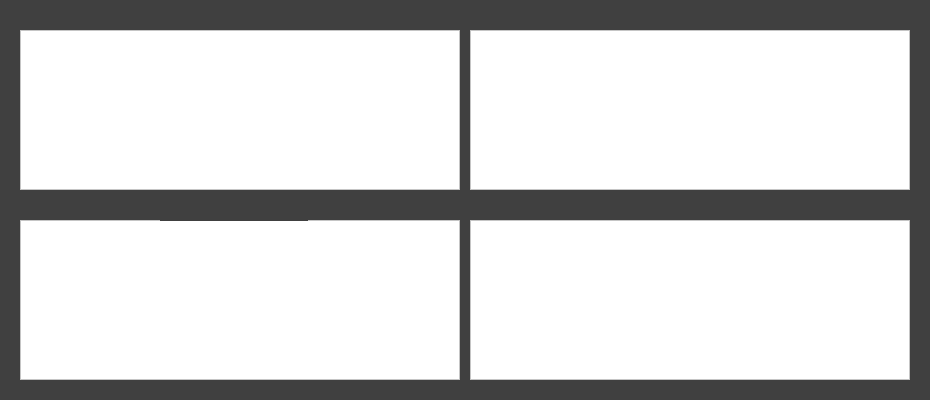
<?xml version="1.0" encoding="UTF-8"?>
<ui version="4.0">
 <class>InvestigateProcessWindow</class>
 <widget class="QWidget" name="InvestigateProcessWindow">
  <property name="geometry">
   <rect>
    <x>0</x>
    <y>0</y>
    <width>930</width>
    <height>400</height>
   </rect>
  </property>
  <property name="windowTitle">
   <string>Process Investigator</string>
  </property>
  <property name="windowIcon">
   <iconset resource="AssetResources.qrc">
    <normaloff>:/assets/PeaceMakerIcon.ico</normaloff>:/assets/PeaceMakerIcon.ico</iconset>
  </property>
  <property name="styleSheet">
   <string notr="true">background-color: #404040;</string>
  </property>
  <widget class="QTableWidget" name="ProcessInformationTable">
   <property name="geometry">
    <rect>
     <x>20</x>
     <y>30</y>
     <width>440</width>
     <height>160</height>
    </rect>
   </property>
   <property name="sizePolicy">
    <sizepolicy hsizetype="Expanding" vsizetype="Expanding">
     <horstretch>0</horstretch>
     <verstretch>20</verstretch>
    </sizepolicy>
   </property>
   <property name="styleSheet">
    <string notr="true">background: white;</string>
   </property>
  </widget>
  <widget class="QTableWidget" name="ProcessStackHistoryTable">
   <property name="geometry">
    <rect>
     <x>20</x>
     <y>220</y>
     <width>440</width>
     <height>160</height>
    </rect>
   </property>
   <property name="styleSheet">
    <string notr="true">background: white;</string>
   </property>
  </widget>
  <widget class="QLabel" name="BasicProcessInformationLabel">
   <property name="geometry">
    <rect>
     <x>150</x>
     <y>10</y>
     <width>179</width>
     <height>17</height>
    </rect>
   </property>
   <property name="font">
    <font>
     <pointsize>12</pointsize>
     <weight>75</weight>
     <bold>true</bold>
    </font>
   </property>
   <property name="styleSheet">
    <string notr="true">color:white;</string>
   </property>
   <property name="text">
    <string>&lt;img src=&quot;:/assets/BasicProcessInformation.png&quot;/&gt;</string>
   </property>
  </widget>
  <widget class="QLabel" name="CreatorStackHistoryLabel">
   <property name="geometry">
    <rect>
     <x>160</x>
     <y>200</y>
     <width>148</width>
     <height>21</height>
    </rect>
   </property>
   <property name="font">
    <font>
     <pointsize>12</pointsize>
     <weight>75</weight>
     <bold>true</bold>
    </font>
   </property>
   <property name="styleSheet">
    <string notr="true">color:white;</string>
   </property>
   <property name="text">
    <string>&lt;img src=&quot;:/assets/CreatorStackHistory.png&quot;/&gt;</string>
   </property>
  </widget>
  <widget class="QLabel" name="ImagesLabel">
   <property name="geometry">
    <rect>
     <x>660</x>
     <y>10</y>
     <width>50</width>
     <height>21</height>
    </rect>
   </property>
   <property name="font">
    <font>
     <pointsize>12</pointsize>
     <weight>75</weight>
     <bold>true</bold>
    </font>
   </property>
   <property name="styleSheet">
    <string notr="true">color:white;</string>
   </property>
   <property name="text">
    <string>&lt;img src=&quot;:/assets/Images.png&quot;/&gt;</string>
   </property>
  </widget>
  <widget class="QLabel" name="ImageStackHistoryLabel">
   <property name="geometry">
    <rect>
     <x>620</x>
     <y>200</y>
     <width>138</width>
     <height>21</height>
    </rect>
   </property>
   <property name="font">
    <font>
     <pointsize>12</pointsize>
     <weight>75</weight>
     <bold>true</bold>
    </font>
   </property>
   <property name="styleSheet">
    <string notr="true">color:white;</string>
   </property>
   <property name="text">
    <string>&lt;img src=&quot;:/assets/ImageStackHistory.png&quot;/&gt;</string>
   </property>
  </widget>
  <widget class="QTableWidget" name="ImagesTable">
   <property name="geometry">
    <rect>
     <x>470</x>
     <y>30</y>
     <width>440</width>
     <height>160</height>
    </rect>
   </property>
   <property name="styleSheet">
    <string notr="true">background: white;</string>
   </property>
  </widget>
  <widget class="QTableWidget" name="ImageStackHistoryTable">
   <property name="geometry">
    <rect>
     <x>470</x>
     <y>220</y>
     <width>440</width>
     <height>160</height>
    </rect>
   </property>
   <property name="styleSheet">
    <string notr="true">background: white;</string>
   </property>
  </widget>
 </widget>
 <resources>
  <include location="AssetResources.qrc"/>
 </resources>
 <connections/>
</ui>
